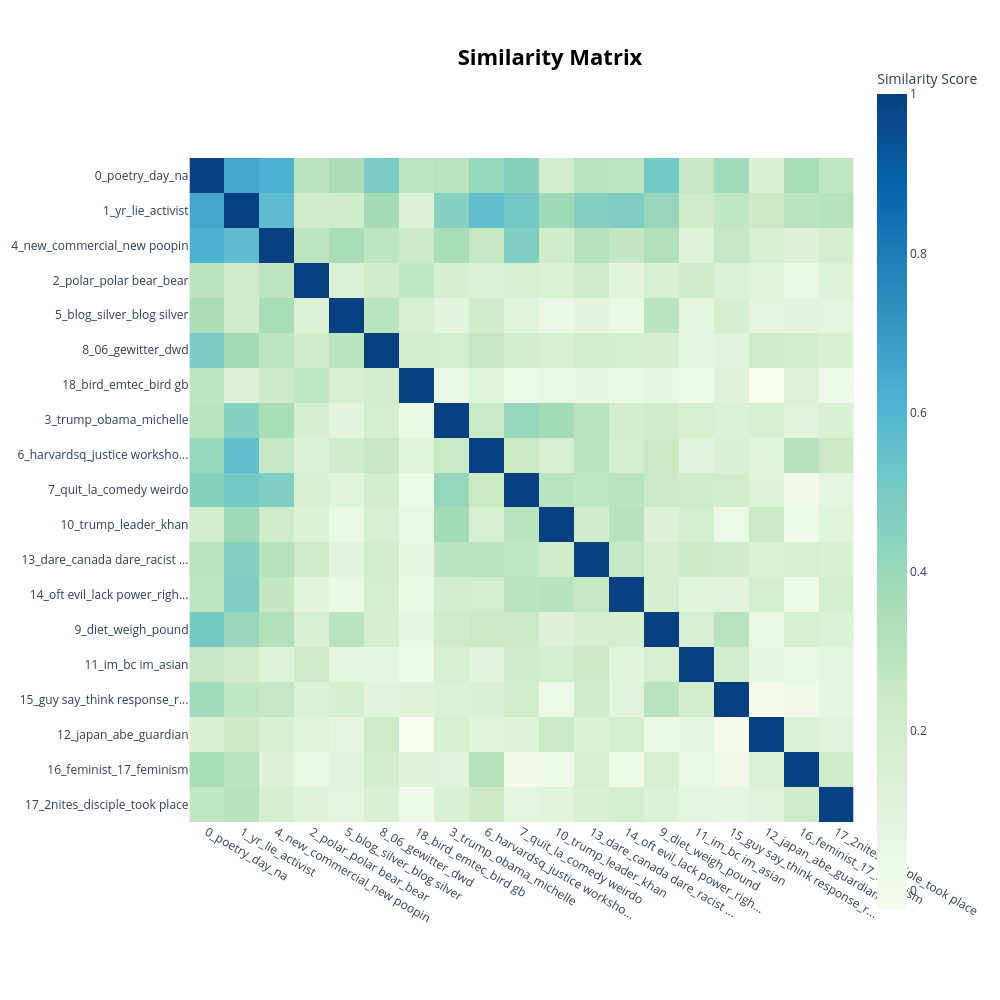

The cell this chart's notebook holds for it:
### Markdown cell above
#### 5.2.7 Visualise Topic Similarity

### Code cell
topic_model.visualize_heatmap(n_clusters=5, width=1000, height=1000)

### Figure 1 — Plotly figure (JSON) as saved in the notebook; plotly's stock layout.template omitted (floating-point values rounded to 4 significant figures; data arrays with more than 128 entries replaced by an {"elided": "..."} marker saying what was removed)
{"data": [{"coloraxis": "coloraxis", "name": "0", "x": ["0_poetry_day_na", "1_yr_lie_activist", "4_new_commercial_new poopin", "2_polar_polar bear_bear", "5_blog_silver_blog silver", "8_06_gewitter_dwd", "18_bird_emtec_bird gb", "3_trump_obama_michelle", "6_harvardsq_justice worksho...", "7_quit_la_comedy weirdo", "10_trump_leader_khan", "13_dare_canada dare_racist ...", "14_oft evil_lack power_righ...", "9_diet_weigh_pound", "11_im_bc im_asian", "15_guy say_think response_r...", "12_japan_abe_guardian", "16_feminist_17_feminism", "17_2nites_disciple_took place"], "y": ["0_poetry_day_na", "1_yr_lie_activist", "4_new_commercial_new poopin", "2_polar_polar bear_bear", "5_blog_silver_blog silver", "8_06_gewitter_dwd", "18_bird_emtec_bird gb", "3_trump_obama_michelle", "6_harvardsq_justice worksho...", "7_quit_la_comedy weirdo", "10_trump_leader_khan", "13_dare_canada dare_racist ...", "14_oft evil_lack power_righ...", "9_diet_weigh_pound", "11_im_bc im_asian", "15_guy say_think response_r...", "12_japan_abe_guardian", "16_feminist_17_feminism", "17_2nites_disciple_took place"], "z": {"elided": "19x19 float values"}, "type": "heatmap", "xaxis": "x", "yaxis": "y", "hovertemplate": "x: %{x}<br>y: %{y}<br>Similarity Score: %{z}<extra></extra>"}], "layout": {"xaxis": {"anchor": "y", "domain": [0.0, 1.0], "scaleanchor": "y", "constrain": "domain"}, "yaxis": {"anchor": "x", "domain": [0.0, 1.0], "autorange": "reversed", "constrain": "domain"}, "coloraxis": {"colorbar": {"title": {"text": "Similarity Score"}}, "colorscale": [[0.0, "rgb(247,252,240)"], [0.125, "rgb(224,243,219)"], [0.25, "rgb(204,235,197)"], [0.375, "rgb(168,221,181)"], [0.5, "rgb(123,204,196)"], [0.625, "rgb(78,179,211)"], [0.75, "rgb(43,140,190)"], [0.875, "rgb(8,104,172)"], [1.0, "rgb(8,64,129)"]]}, "margin": {"t": 60}, "title": {"font": {"size": 22, "color": "Black"}, "text": "<b>Similarity Matrix</b>", "y": 0.95, "x": 0.55, "xanchor": "center", "yanchor": "top"}, "hoverlabel": {"font": {"size": 16, "family": "Rockwell"}, "bgcolor": "white"}, "width": 1000, "height": 1000, "showlegend": true, "legend": {"title": {"text": "Trend"}}}}
